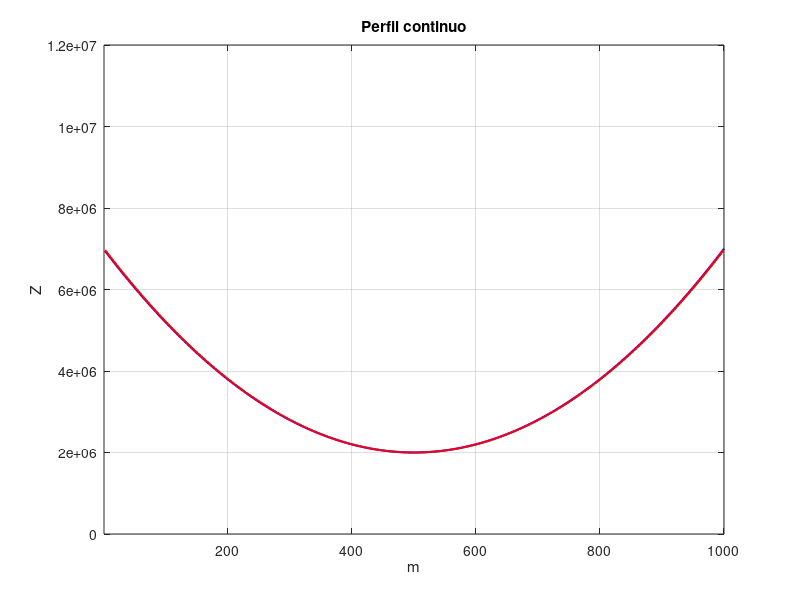

The MATLAB script that drew this image:
clear; clc; close all;

%Dominio
L = 1000;

ni = 400;
nt = 4 * ni;
dz = L / ni;

z = (1:ni) * dz;

%perfil de impedancia
Z = 2e6 + 20 * (z - L/2).^2;

%Z = 2e6 + 8000 * z;

%Z = 2e6 + 6e6 * exp(-((z - 500).^2) / 10000);

%Z = 4e6 + 1.5e6 * sin(2 * pi * z / 250);

P1 = zeros(ni, nt);
W1 = zeros(ni, nt);

P2 = zeros(ni, nt);
W2 = zeros(ni, nt);

%fonte
t0 = 100;
s = 15;
fonte1 = 1000 * exp(-((1:nt) - t0).^2 / (2*s^2));

fonte2 = zeros(1, nt);
fonte2(3) = 1;

%direto
for j = 2:nt

    if mod(1 + j, 2) == 0 % superficie
        P1(1, j) = fonte1(j);
        U1 = Z(1)*W1(2, j-1) - P1(2, j-1);
        W1(1, j) = (P1(1, j) + U1) / Z(1);

        P2(1, j) = fonte2(j);
        U2 = Z(1)*W2(2, j-1) - P2(2, j-1);
        W2(1, j) = (P2(1, j) + U2) / Z(1);
    end

    for i = 2:ni-1 % pontos dentro
        if mod(i + j, 2) == 0
            D1 = Z(i-1)*W1(i-1, j-1) + P1(i-1, j-1);
            U1 = Z(i)*W1(i+1, j-1) - P1(i+1, j-1);
            W1(i, j) = (D1 + U1) / (Z(i-1) + Z(i));
            P1(i, j) = (Z(i)*D1 - Z(i-1)*U1) / (Z(i-1) + Z(i));

            D2 = Z(i-1)*W2(i-1, j-1) + P2(i-1, j-1);
            U2 = Z(i)*W2(i+1, j-1) - P2(i+1, j-1);
            W2(i, j) = (D2 + U2) / (Z(i-1) + Z(i));
            P2(i, j) = (Z(i)*D2 - Z(i-1)*U2) / (Z(i-1) + Z(i));
        end
    end

    if mod(ni + j, 2) == 0 % fundo
        D1 = Z(ni-1)*W1(ni-1, j-1) + P1(ni-1, j-1);
        W1(ni, j) = D1 / (2 * Z(ni-1));
        P1(ni, j) = D1 / 2;

        D2 = Z(ni-1)*W2(ni-1, j-1) + P2(ni-1, j-1);
        W2(ni, j) = D2 / (2 * Z(ni-1));
        P2(ni, j) = D2 / 2;
    end
end

%inversao
nt2 = 2 * ni;

P4 = zeros(ni, nt2);
W4 = zeros(ni, nt2);
Z4 = zeros(1, ni);

for j = 1:2:nt2
    P4(1, j) = P2(1, j + 2);
    W4(1, j) = W2(1, j + 2);
end

Z4(1) = P4(1, 1) / W4(1, 1);

for i = 2:ni
    for j = i:2:(nt2 - i + 1)

        a = W4(i-1, j-1) + W4(i-1, j+1);
        b = W4(i-1, j-1) - W4(i-1, j+1);

        c = P4(i-1, j-1) + P4(i-1, j+1);
        d = P4(i-1, j-1) - P4(i-1, j+1);

        W4(i, j) = 0.5 * (a + d / Z4(i-1));
        P4(i, j) = 0.5 * (Z4(i-1) * b + c);
    end

    Z4(i) = P4(i, i) / W4(i, i);
end

%visualização
figure;
plot(z, Z, 'b', 'LineWidth', 1.5);
hold on;
stairs(z, Z4, 'r', 'LineWidth', 1.5);

hold off;

axis([1 L 0 1.2e7]);
xlabel('m');
ylabel('Z');
title('Perfil continuo');
grid on;
